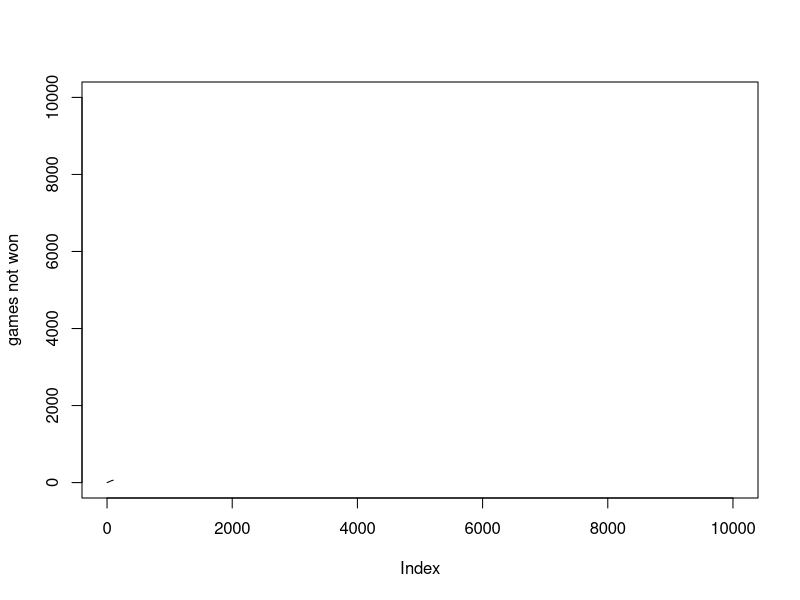
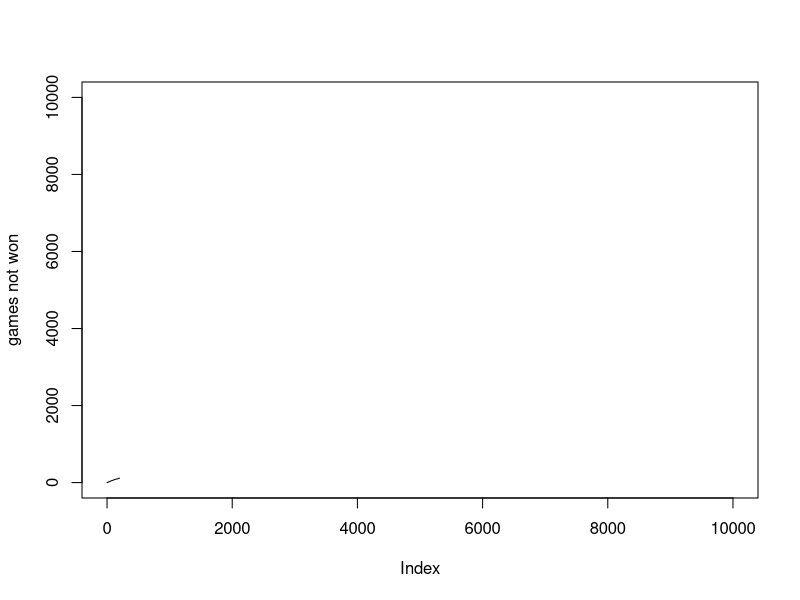
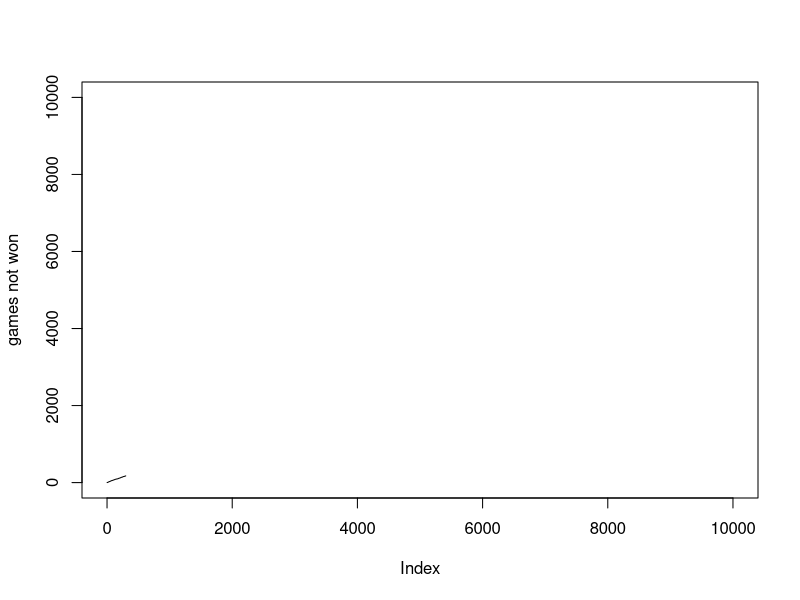
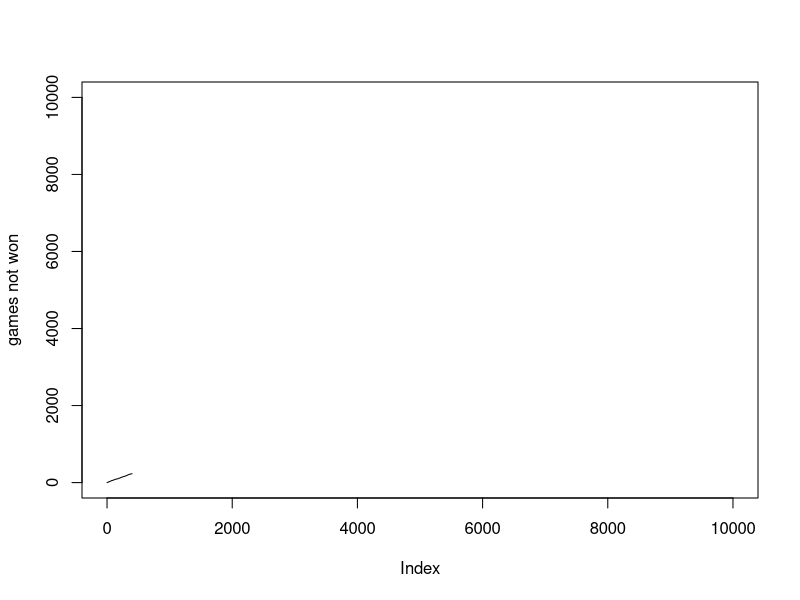
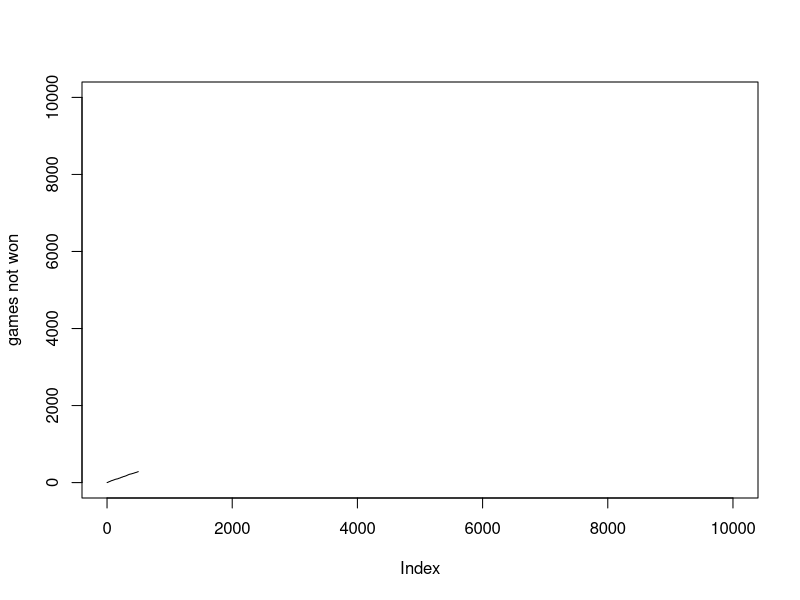
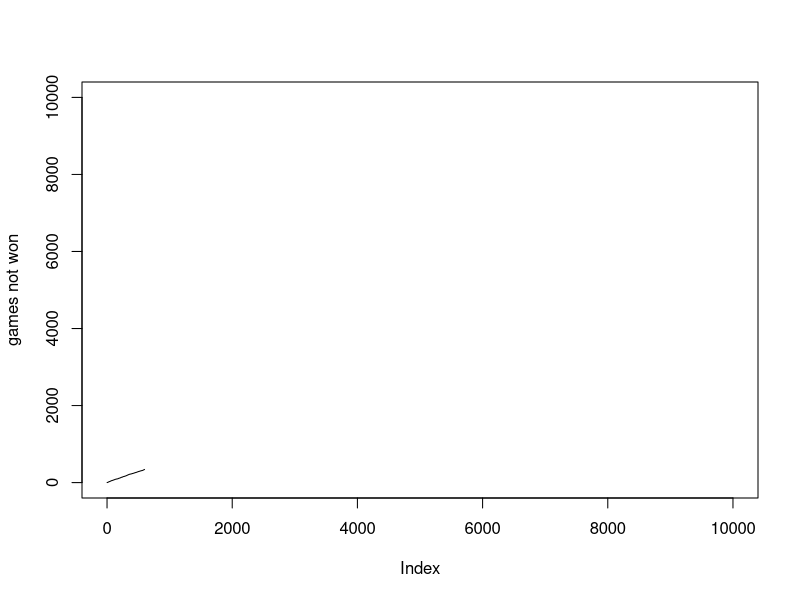
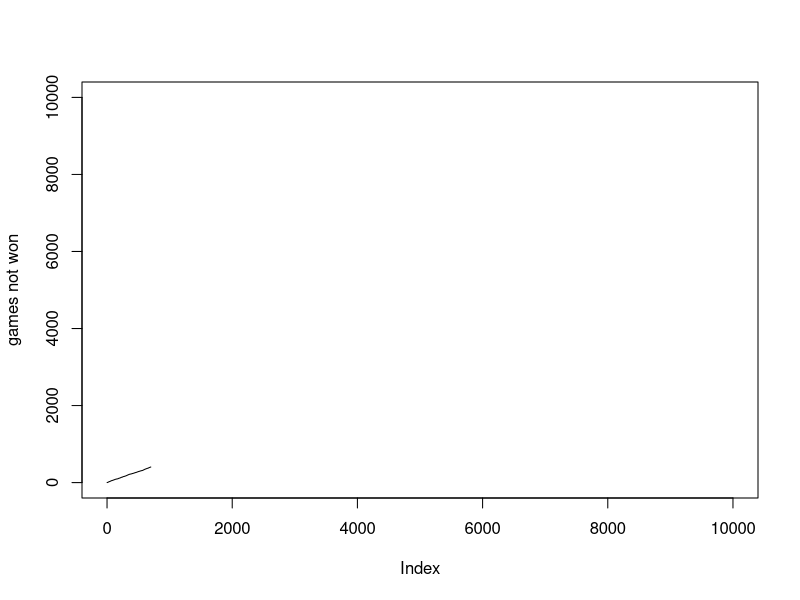
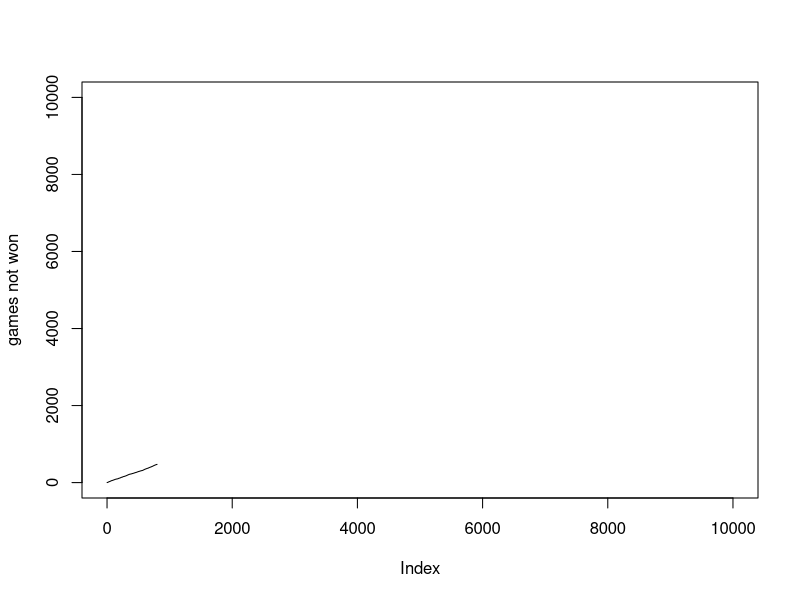

Source code (R) for these figures, in order: (Note: this script raises an error after producing the figures.)
### Programming TicTacToe -- Causality Course 17/18
# Copyright (c) 2017-2018 Rune Christiansen [krunechristiansen@math.ku.dk]
#                         Jonas Peters  [jonas.peters@math.ku.dk]
# All rights reserved.  See the file COPYING for license terms. 

########
# The Game
########



game <- function(player1, player2, silent = FALSE){
  gameState <- rep(0,9)
  
  while(evaluateGameState(gameState)==42){
    movePlus1 <- do.call(player1, list(gameState))$move
    gameState[movePlus1] <- 1
    if(evaluateGameState(gameState)==42){
      moveMinus1 <- do.call(player2, list(-gameState))$move
      gameState[moveMinus1] <- -1
    }
  }
  evGS <- evaluateGameState(gameState)
  if(evGS==0){
    do.call(paste(player1, ".draw", sep = ""), list())
    do.call(paste(player2, ".draw", sep = ""), list())
    totalResults[totalGames] <<- 0 
    res <- 0 
    if(!silent){
      cat("Draw!")
      cat("\n\n")
      cat("Result:")
      cat("\n\n")
      print(matrix(gameState,3,3,byrow=T))
    }
  }
  if(evGS==1){
    res <- 1 
    do.call(paste(player1, ".win", sep = ""), list())
    do.call(paste(player2, ".loss", sep = ""), list())
    totalResults[totalGames] <<- 1 
    if(!silent){
      print("The winner is player 1")
      cat("\n\n")
      cat("Result:")
      cat("\n\n")
      print(matrix(gameState,3,3,byrow=T))
    }
  }
  if(evGS==-1){
    res <- -1 
    totalResults[totalGames] <<- -1 
    do.call(paste(player1, ".loss", sep = ""), list())
    do.call(paste(player2, ".win", sep = ""), list())
    if(!silent){
      print("The winner is player -1")
      cat("\n\n")
      cat("Result:")
      cat("\n\n")
      print(matrix(gameState,3,3,byrow=T))
    }
  }
  return(res)
}


evaluateGameState <- function(gameState, permut = (1:9)){
  gameState <- gameState[permut]
  gameStateMat <- matrix(gameState, 3, 3, byrow = T)
  rSums <- rowSums(gameStateMat)
  cSums <- colSums(gameStateMat)
  dSums <- c(sum(gameState[c(1,5,9)]), sum(gameState[c(3,5,7)]))
  sums  <- c(rSums, cSums, dSums)
  if(any(sums==3)) return(1)
  else if(any(sums==-3)) return(-1)
  else if(any(gameState==0)) return(42)
  else return(0)
}



########
# players
########

playerConsole <- function(gameState){ #playerConsole function that will make next move according to console input
  cat("The current game state is:")
  cat("\n\n")
  print(matrix(gameState,3,3,byrow=T))
  cat("\n\n")
  move <- readline(prompt = "Please make a move: ")
  return(list(move = as.integer(move)))
}

playerRandom <- function(gameState){
  move <- sample((1:9)[which(gameState==0)],1) #Choose 1 of the empty fields with equal probability.
  ngames <- historyRandom$n + 1 
  if(sum(gameState==0)>7){ 
    historyRandom$games[[ngames]] <<- c(gameState, move, 1/length(which(gameState==0)))
  }else{ 
    historyRandom$games[[ngames]] <<- rbind(historyRandom$games[[ngames]], c(gameState, move, 1/length(which(gameState==0)))) 
  }
  return(list(move = move)) #Return the drawn field.
}
playerRandom.draw <- function(){
  historyRandom$n <<- historyRandom$n + 1 #Update the number of games played
  historyRandom$results[historyRandom$n] <<- 0 #Insert 0 for draw in the results vector.
}
playerRandom.win <- function(){
  historyRandom$n <<- historyRandom$n + 1 
  historyRandom$results[historyRandom$n] <<- 1 #Insert 1 for playerRandom win in the results vector.
}
playerRandom.loss <- function(){
  historyRandom$n <<- historyRandom$n + 1 
  historyRandom$results[historyRandom$n] <<- -1 #Insert 0 for playerRandom loss in the results vector.
}

playerLeft <- function(gameState){ # playLeft function that will always choose the leftmost empty field in the current gameState.
  move <- which.min(abs(gameState)) # Choose the leftmost empty field in the gamestate.
  ngames <- historyLeft$n + 1 #let ngames be the current game number.
  if(sum(gameState==0)>7){ #If the number of moves made is stritly less than 2, meaning that one or both of the players have not made a move
    historyLeft$games[[ngames]] <<- c(gameState, move, 1) # Create a vector in historyLeft$games[[ngames]] corresponding the the current gamestate, what move is to be made, followed by at 1 (displayed the probability of the move made by playerLeft; nothing random).
  }else{ #If the number of moves made in the game is larger than or equal to 2, then 
    historyLeft$games[[ngames]] <<- rbind(historyLeft$games[[ngames]], c(gameState, move, 1)) # Create a new row in historyLeft$games[[ngames]] corresponding the the current gamestate, what move is to be made, followed by the probability for the move made.
  }
  return(list(move = move)) #return
}
playerLeft.draw <- function(){
  historyLeft$n <<- historyLeft$n + 1 #Update the number of games played
  historyLeft$results[historyLeft$n] <<- 0 #Insert 0 for draw in the results vector.
}
playerLeft.win <- function(){
  historyLeft$n <<- historyLeft$n + 1 
  historyLeft$results[historyLeft$n] <<- 1 #Insert 1 for playerLeft win in the results vector.
}
playerLeft.loss <- function(){
  historyLeft$n <<- historyLeft$n + 1 
  historyLeft$results[historyLeft$n] <<- -1 #Insert 0 for playerLeft loss in the results vector.
}





##########################
##########################
##########################
library(hash)


#########
# Exercise 2
#########
player1 <- "playerRandom"
player2 <- "playerLeft"  
numGames <- 10000
keepMin <- Inf
waitUntilStep <- Inf

strategyLearn <- hash()
historyLearn <- list(n = 0, results = NA, games = list())
historyLeft <- list(n = 0, results = NA, games = list())
historyRandom <- list(n = 0, results = NA, games = list())
totalGames <- 0
totalResults <- c()

set.seed(1)
for(i in 1:numGames){
  if(i %% 100 == 0) {
    show(i)
    plot((1:totalGames) - cumsum(I(totalResults==1)), xlim = c(0,numGames), ylim = c(0,numGames), ylab = "games not won", type = "l")
    Sys.sleep(0.02)
  }
  totalGames <- totalGames + 1
  game(player1 = player1, player2 = player2, silent = TRUE)
  
}
sum(historyRandom$results)


weights <- rep(1,historyRandom$n)
for(i in 1:historyRandom$n){
  gamee <- historyRandom$games[[i]]
  for(j in 1:(dim(gamee)[1])){
    if(gamee[j,10] == which.min(abs(gamee[j,1:9]))){
      weights[i] <- weights[i]/gamee[j,11]
    } else {
      weights[i] <- 0 
    }
  }
}
#point estimate
mean.est <- mean(weights*historyRandom$results)
#confidence interval
sd.est <- sd(weights*historyRandom$results)
c(mean.est - 1.96*sd.est/sqrt(historyRandom$n), mean.est, mean.est + 1.96*sd.est/sqrt(historyRandom$n))



#################################
## Implemention of playerLearn ##
#################################

playerLearn <- function(gameState){ # playerLearn function that act accordingly to what has been learned by previous games corresponding to the gradient strategy update.
  if(is.null(strategyLearn[[toString(gameState)]])){  # if the gameState has not been seen before, initialize with uniform distr.
    probmass <- rep(0,9) # Initialize zero mass on all fields.
    probmass[gameState == 0] <- 1/sum(gameState == 0) #Every empty field gets uniform prob. mass.
    strategyLearn[[toString(gameState)]] <<- log(probmass) #We save resulting log(probmass) into the strategyLearn corresponding to the previously unknown gameState.
  } else { #If the gameState has already seen 
    probmass <- exp(strategyLearn[[toString(gameState)]])/sum(exp(strategyLearn[[toString(gameState)]])) #then probmass becomes a vector of probabilities according to what has previously been learned.
  }
  #show(gameState)
  #show(strategyLearn[[toString(gameState)]])
  move <- sample(1:9, size=1, prob = probmass) #draw move with probabilities previously initialized.
  ngames <- historyLearn$n + 1 #let ngames be the current game number.
  if(sum(gameState==0)>7){  #If the number of moves made is stritly less than 2, meaning that one or both of the players have not made a move
    historyLearn$games[[ngames]] <<- c(gameState, move, probmass[move]) #Create a vector in historyLeft$games[[ngames]] corresponding the the current gamestate, what move is to be made, followed by the probability we made this move.
  }else{ #Otherwise add a row to the historyLearn$games[[ngames]] with the same information.
    historyLearn$games[[ngames]] <<- rbind(historyLearn$games[[ngames]], c(gameState, move, probmass[move]))
  }
  return(list(move = move))
}

test = matrix(data = c(rep(0,9),1,0.1))
dim(test)[1]
historyLearn$games[[2]]
test = rbind(c(rep(0,9),2,0.50),c(rep(0,9),2,0.50))
test = rbind(test,c(rep(0,9),2,0.50))
test = rbind(test,c(rep(0,9),2,0.50))
test

playerLearn.update <- function(){
  stepsize <- 20/historyLearn$n
  
  ####
  # compute gradient
  ####  
  if((totalGames >  waitUntilStep) && ((totalGames %% doStepEvery) == doStepEvery-1)){ #update strategy
    gradientLearn <- copy(strategyLearn)
    .set(gradientLearn, keys(gradientLearn), rep(list(rep(0,9)),length(keys(gradientLearn))))
    for(i in 1:historyLearn$n){
      
      gamee <- historyLearn$games[[i]]
      wup <- 1
      wdown <- 1
      
      for(j in 1:dim(gamee)[1]){
        #gamestate
        gs <- gamee[j,1:9]
        # action taken
        ac = gamee[j,10]
        # wup (W nominator) looks at current probabilities. Going through the for loop this will be the product of all probabilities for actions taken under the current strategy. 
        wup <- wup * exp(strategyLearn[[toString(gs)]][ac])/sum(exp(strategyLearn[[toString(gs)]]))
        # wdown (W denominator)looks at probabilities, under which the action was decided.  Going through the for loop this will be the product of all probabilities for actions taken under the data generation. 
        wdown <- wdown * gamee[j,11]
      }
      
      if(wup > 0){ #if games have zero prob. they are disregarded in the sum of the gradient.
        for(j in 1:dim(gamee)[1]){
          
          #j <- dim(gamee)[1]  WHY DONT WE ONLY USE THE LAST GAMESTATE IN EACH TERM AS THE FORMULA REQUIRES THE PLAYER TO GO THROUGH AT LEAST 4 STATES?????
          
          # get hashed game state
          gs <- gamee[j,1:9]
          ac <- gamee[j,10]
          
          
          gradientLearn[[toString(gs)]][ac] = gradientLearn[[toString(gs)]][ac] + 
            historyLearn$results[i] * 1/wup * (-1 + exp(strategyLearn[[toString(gs)]][ac])/sum(exp(strategyLearn[[toString(gs)]])))
          
          others <- setdiff(which(strategyLearn[[toString(gs)]] > -Inf), ac)
          
          gradientLearn[[toString(gs)]][others] = gradientLearn[[toString(gs)]][others] - 
            historyLearn$results[i] * 1/(1-wup) * exp(strategyLearn[[toString(gs)]][others])/sum(exp(strategyLearn[[toString(gs)]]))
        }
      }
    }
    ####
    ## makegradient step
    ####  
    for(i in keys(strategyLearn)){
      newVector <- strategyLearn[[i]] + stepsize * gradientLearn[[i]]
      newVector <- newVector - mean(newVector[newVector > -Inf])
      if(max(newVector) > 20){
        newVector <- newVector * 20 / max(newVector)
      }
      .set(strategyLearn, i, newVector)
    }
  }
  
  ####
  ## clear history to keep only the last "keepMin" games
  ####  
  if((totalGames > keepMin) && ((totalGames %% clearEvery) == (clearEvery - 1))){
    #clear history
    historyLearn$games <<- historyLearn$games[(historyLearn$n - keepMin + 1):historyLearn$n]
    historyLearn$results <<- historyLearn$results[(historyLearn$n - keepMin + 1):historyLearn$n]
    
    historyLearn$n <<- keepMin
  }
}

playerLearn.draw <- function(){
  historyLearn$n <<- historyLearn$n + 1
  historyLearn$results[historyLearn$n] <<- 0
  playerLearn.update()
}
playerLearn.win <- function(){
  historyLearn$n <<- historyLearn$n + 1
  historyLearn$results[historyLearn$n] <<- 1
  playerLearn.update()
}
playerLearn.loss <- function(){
  historyLearn$n <<- historyLearn$n + 1
  historyLearn$results[historyLearn$n] <<- -1
  playerLearn.update()
}



#########
# Exercise 3
#########
library(hash)
numGames <- 5000
clearEvery <- 500
keepMin <- 500
waitUntilStep <- 500
doStepEvery <- 500

player1 <- "playerLearn" 
player2 <- "playerLeft"

strategyLearn <- hash()
historyLearn <- list(n = 0, results = NA, games = list())
historyLeft <- list(n = 0, results = NA, games = list())
historyRandom <- list(n = 0, results = NA, games = list())
totalGames <- 0
totalResults <- c()

str(historyLearn)

set.seed(1)
for(i in 1:numGames){
  if(i %% 100 == 0) {
    show(i)
    plot((1:totalGames) - cumsum(I(totalResults==1)), xlim = c(0,numGames), ylim = c(0,numGames), ylab = "games not won", type = "l")
    Sys.sleep(0.02)
  }
  
  totalGames <- totalGames + 1
  res <- game(player1 = player1, player2 = player2, silent = TRUE)
  if(totalGames==1){historyplayer1 <- res}
  else{historyplayer1 <- c(historyplayer1,res)}
}

sum(historyplayer1[4000:5000])


if(exercise == 3){
  show(strategyLearn[[toString(c(0,0,0,0,0,0,0,0,0))]])
  #[1]  6.344574  1.172104  0.906976 -1.315845 -1.644285 -1.406396 -1.385943 -1.515569 -1.155617
  show(strategyLearn[[toString(c(1,-1,0,0,0,0,0,0,0))]])
  #[1]        -Inf        -Inf -2.07063395 -1.62685525  1.78951089  0.03581545  1.18410159 -0.10717238  0.79523365
  show(strategyLearn[[toString(c(1,-1,-1,0,1,0,0,0,0))]])
  #[1]       -Inf       -Inf       -Inf  1.5222008       -Inf -1.0471729  0.1091111 -0.3235097 -0.2606293
  show(strategyLearn[[toString(c(1,-1,-1,1,1,-1,0,0,0))]])
  #[1]        -Inf        -Inf        -Inf        -Inf        -Inf        -Inf  0.03129616 -0.56379858  0.53250242
  show(strategyLearn[[toString(c(1,-1,-1,-1,1,1,-1,0,1))]])
  #NULL
}


#########
# Exercise 4
#########



numGames <- 80000
clearEvery <- 500
keepMin <- 500
waitUntilStep <- 500
doStepEvery <- 500

player1 <- "playerLearn" 
player2 <- "playerRandom"

strategyLearn <- hash()
historyLearn <- list(n = 0, results = NA, games = list())
historyLeft <- list(n = 0, results = NA, games = list())
historyRandom <- list(n = 0, results = NA, games = list())
totalGames <- 0
totalResults <- c()

str(historyLearn)

set.seed(1)
for(i in 1:numGames){
  if(i %% 100 == 0) {
    show(i)
    plot((1:totalGames) - cumsum(totalResults), xlim = c(0,numGames), ylim = c(0,numGames), ylab = "games not won", type = "l")
    Sys.sleep(0.02)
  }
  
  totalGames <- totalGames + 1
  res <- game(player1 = player1, player2 = player2, silent = TRUE)
  if(totalGames==1){historyplayer1 <- res}
  else{historyplayer1 <- c(historyplayer1,res)}
}

sum(historyplayer1[75000:80000])


if(exercise == 4){
  strategyLearn[[toString(c(0,0,0,0,0,0,0,0,0))]]
  #[1] -0.9779571 -1.2351388 -0.6705408 -1.2249175  8.2869045 -1.5449792 -0.2296560 -1.7594817 -0.6442335
  strategyLearn[[toString(c(0,-1,0,0,1,0,0,0,0))]]
  #[1]  5.0680489       -Inf  0.3549637 -0.4640398       -Inf -0.9847218 -1.0086914 -1.9407190 -1.0248406
  strategyLearn[[toString(c(1,-1,0,0,1,0,0,0,-1))]]
  #[1]        -Inf        -Inf -0.69377354  0.02406757        -Inf -0.31169288  2.61842935 -1.63703050        -Inf
  strategyLearn[[toString(c(1,-1,-1,0,1,0,1,0,-1))]]
  #[1]      -Inf      -Inf      -Inf  2.014145      -Inf -0.565782      -Inf -1.448363      -Inf
  
  strategyLearn[[toString(c(0,0,0,0,0,0,0,0,0))]]
  #[1] -0.9779571 -1.2351388 -0.6705408 -1.2249175  8.2869045 -1.5449792 -0.2296560 -1.7594817 -0.6442335
  strategyLearn[[toString(c(-1,0,0,0,1,0,0,0,0))]]
  #[1]       -Inf  0.4971553 -1.0853846 -0.6429925       -Inf -0.7392952  5.2713364 -1.2692715 -2.0315478
  strategyLearn[[toString(c(-1,0,-1,0,1,0,1,0,0))]]
  #[1]       -Inf  3.5895390       -Inf -1.1815160       -Inf -0.7113379       -Inf -0.6103888 -1.0862963
  strategyLearn[[toString(c(-1,1,-1,0,1,0,1,-1,0))]]
  #[1]       -Inf       -Inf       -Inf       -Inf       -Inf  1.1295500 -0.7379542 -0.3915958       -Inf
}
